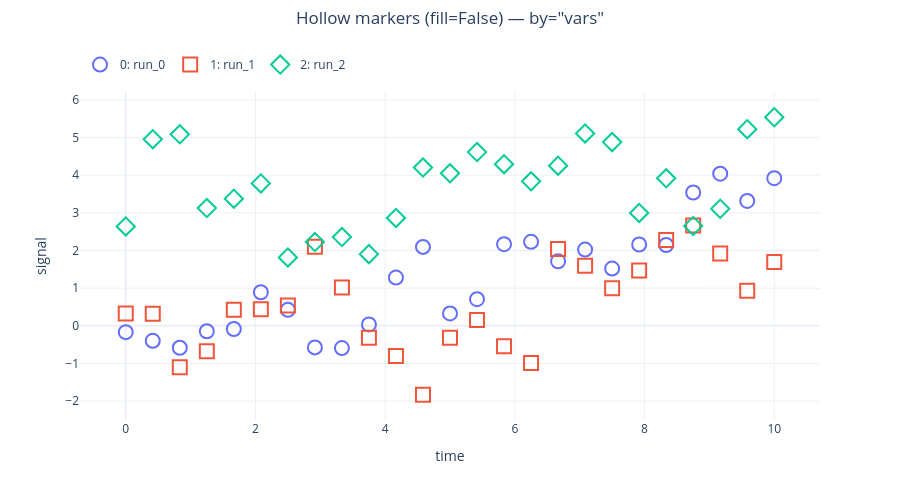

The notebook cell this image was saved under:
### Markdown cell above
---
## 5. `fill=False` — hollow markers

`fill` toggles solid vs. hollow (transparent fill, colored outline) markers. This
now works in **both** plotting paths.

### 5a. `by='vars'` (datasets overlaid)

### Code cell
nbf = uc.UnichartNotebook()
nbf.set_default_format(markersize=14, fill=False, edgewidth=2)
for i in range(3):
    nbf.load_df(make_run(0.4 * i), title=f'run_{i}')

nbf.plot(x='time', y='signal',
         suptitle='Hollow markers (fill=False) — by="vars"', figsize=(9, 5))

### Figure 1 — Plotly figure (JSON) as saved in the notebook; plotly's stock layout.template omitted (floating-point values rounded to 4 significant figures)
{"data": [{"hovertemplate": "<b><u>Set: 0</u></b><br><b>run_0</b><br>time: %{x:.2f}<br>signal: %{y:.2f}<extra></extra>", "legendgroup": "group_0", "line": {"color": "#636EFA", "width": 2}, "marker": {"color": "rgba(0,0,0,0)", "line": {"color": "#636EFA", "width": 2}, "opacity": 1, "size": 14, "symbol": "circle"}, "mode": "markers+markers", "name": "0: run_0", "showlegend": true, "type": "scatter", "x": [0.0, 0.4167, 0.8333, 1.25, 1.667, 2.083, 2.5, 2.917, 3.333, 3.75, 4.167, 4.583, 5.0, 5.417, 5.833, 6.25, 6.667, 7.083, 7.5, 7.917, 8.333, 8.75, 9.167, 9.583, 10.0], "xaxis": "x", "y": [-0.1669, -0.3968, -0.5821, -0.1436, -0.08326, 0.8925, 0.4244, -0.5717, -0.5908, 0.03761, 1.282, 2.096, 0.3307, 0.7078, 2.168, 2.231, 1.715, 2.024, 1.521, 2.16, 2.147, 3.54, 4.039, 3.315, 3.92], "yaxis": "y"}, {"hovertemplate": "<b><u>Set: 1</u></b><br><b>run_1</b><br>time: %{x:.2f}<br>signal: %{y:.2f}<extra></extra>", "legendgroup": "group_1", "line": {"color": "#EF553B", "width": 2}, "marker": {"color": "rgba(0,0,0,0)", "line": {"color": "#EF553B", "width": 2}, "opacity": 1, "size": 14, "symbol": "square"}, "mode": "markers+markers", "name": "1: run_1", "showlegend": true, "type": "scatter", "x": [0.0, 0.4167, 0.8333, 1.25, 1.667, 2.083, 2.5, 2.917, 3.333, 3.75, 4.167, 4.583, 5.0, 5.417, 5.833, 6.25, 6.667, 7.083, 7.5, 7.917, 8.333, 8.75, 9.167, 9.583, 10.0], "xaxis": "x", "y": [0.3297, 0.3226, -1.099, -0.6743, 0.4251, 0.4435, 0.5397, 2.099, 1.016, -0.3147, -0.8021, -1.832, -0.3191, 0.1573, -0.5401, -0.988, 2.04, 1.596, 1.001, 1.472, 2.277, 2.665, 1.923, 0.9308, 1.694], "yaxis": "y"}, {"hovertemplate": "<b><u>Set: 2</u></b><br><b>run_2</b><br>time: %{x:.2f}<br>signal: %{y:.2f}<extra></extra>", "legendgroup": "group_2", "line": {"color": "#00CC96", "width": 2}, "marker": {"color": "rgba(0,0,0,0)", "line": {"color": "#00CC96", "width": 2}, "opacity": 1, "size": 14, "symbol": "diamond"}, "mode": "markers+markers", "name": "2: run_2", "showlegend": true, "type": "scatter", "x": [0.0, 0.4167, 0.8333, 1.25, 1.667, 2.083, 2.5, 2.917, 3.333, 3.75, 4.167, 4.583, 5.0, 5.417, 5.833, 6.25, 6.667, 7.083, 7.5, 7.917, 8.333, 8.75, 9.167, 9.583, 10.0], "xaxis": "x", "y": [2.639, 4.954, 5.084, 3.126, 3.376, 3.782, 1.816, 2.223, 2.356, 1.904, 2.864, 4.203, 4.05, 4.613, 4.291, 3.838, 4.251, 5.107, 4.877, 2.997, 3.916, 2.653, 3.108, 5.221, 5.537], "yaxis": "y"}], "layout": {"height": 500, "legend": {"orientation": "h", "x": 0, "xanchor": "left", "y": 0.8998, "yanchor": "top", "yref": "container"}, "margin": {"r": 80, "t": 88.1}, "showlegend": true, "title": {"text": "Hollow markers (fill=False) — by=\"vars\"", "x": 0.5, "xanchor": "center", "y": 0.976, "yanchor": "top", "yref": "container"}, "width": 900, "xaxis": {"anchor": "y", "domain": [0, 1], "title": {"standoff": 15, "text": "time"}}, "yaxis": {"anchor": "x", "domain": [0, 1], "title": {"standoff": 15, "text": "signal"}}}}
